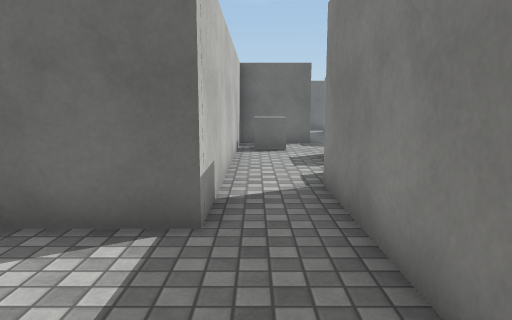
View 1 (above)

24 first-person views from a walk through a scene from a Unity 3-D project. The camera is 1.3 m above the floor, tilts 8° down and sees 70° across. The floor is counted in squares, 1 m on a side. Each view is taken from the middle of a square. On the plan, view 1 faces up. The plan holds only what a view shows up to about 15 squares ahead; the rest is blank. Surface patterns are stand-ins for the level's own textures.

View 2
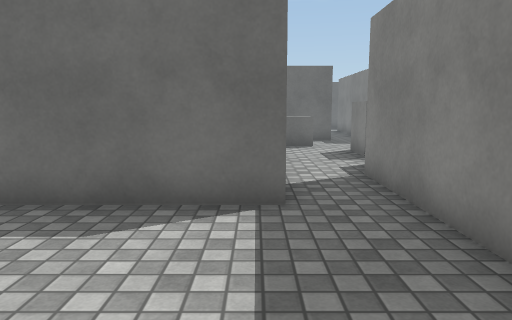

View 3
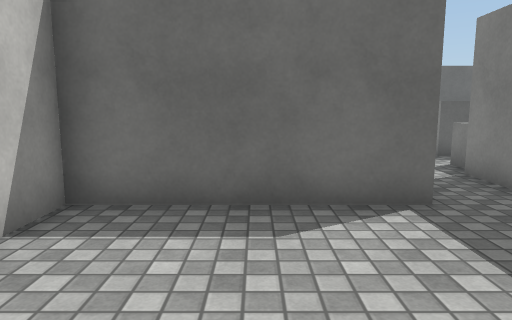

View 4
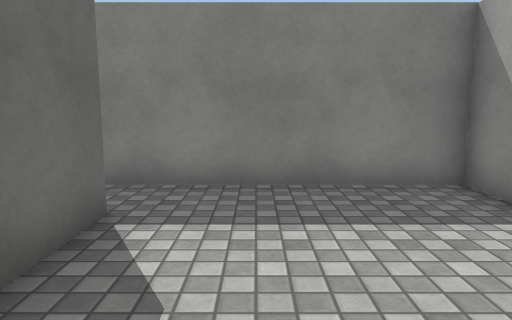

View 5
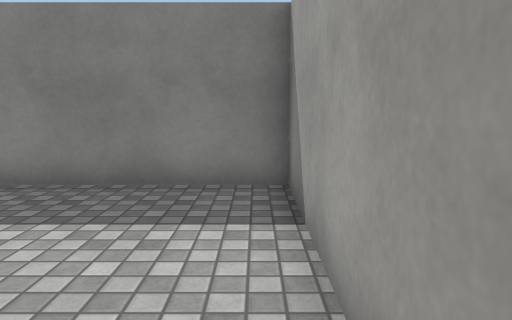

View 6
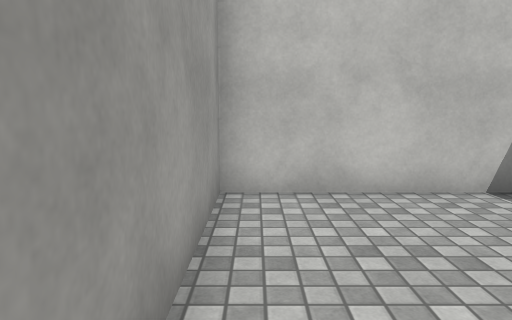

View 7
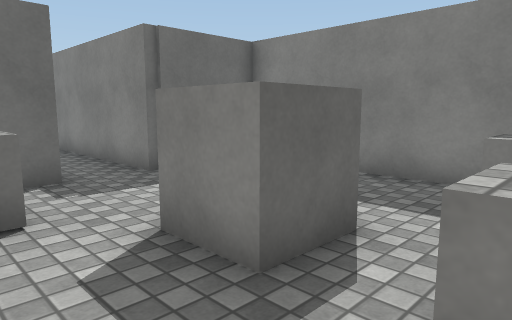

View 8
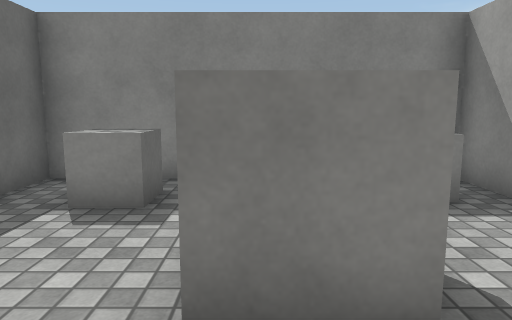

View 9
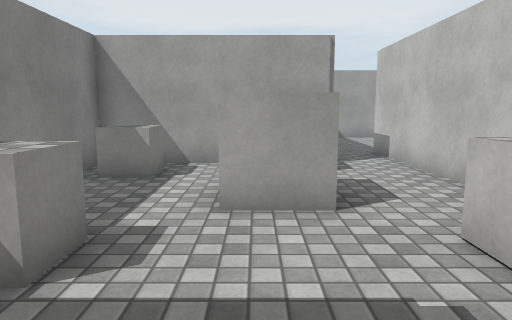

View 10
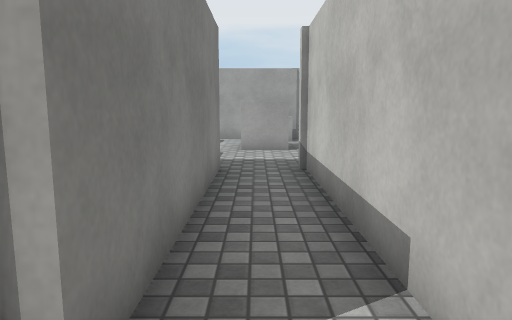

View 11
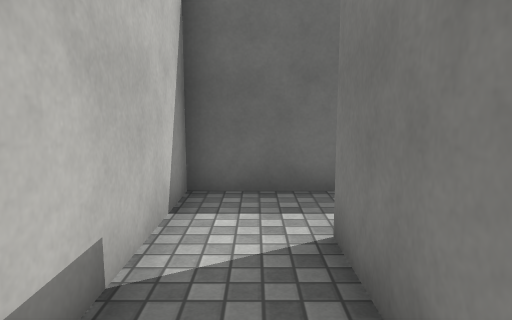

View 12
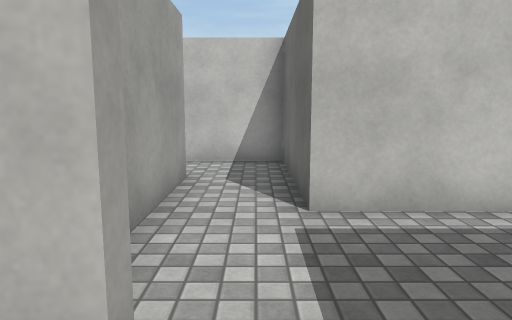

View 13
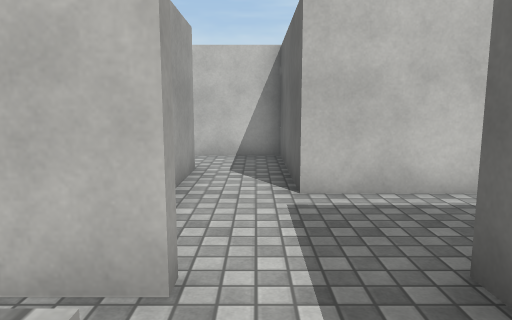

View 14
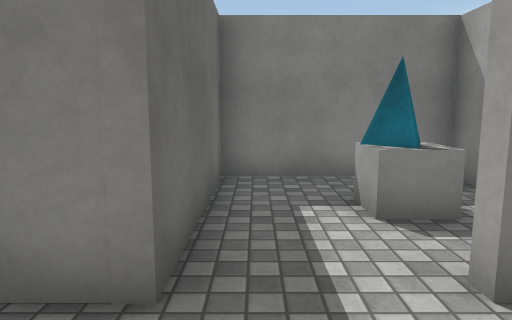

View 15
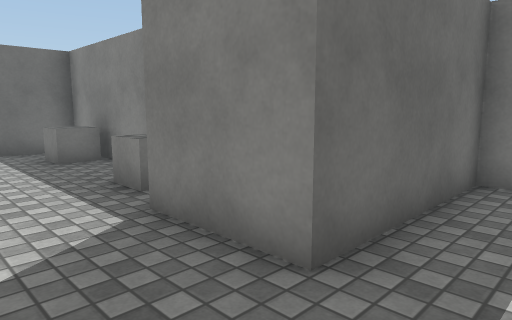

View 16
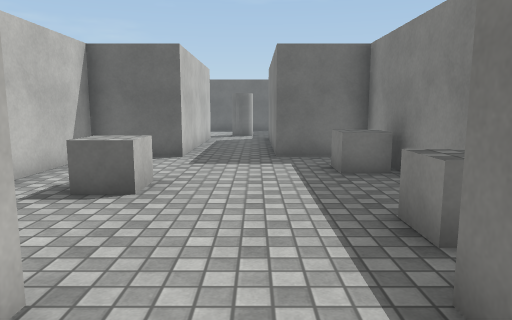

View 17
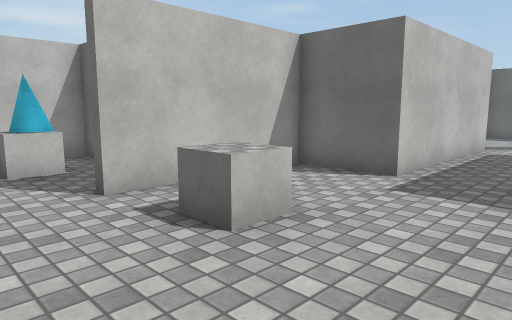

View 18
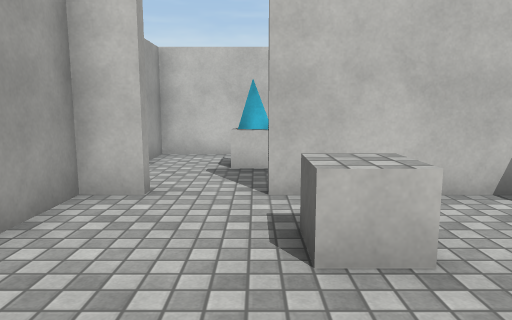

View 19
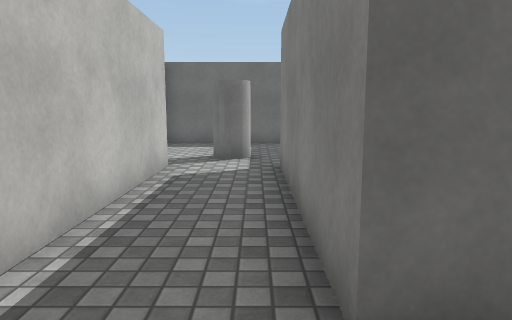

View 20
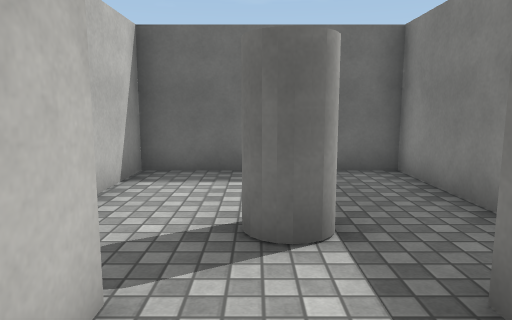

View 21
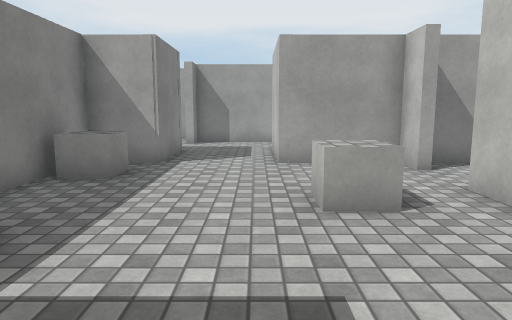

View 22
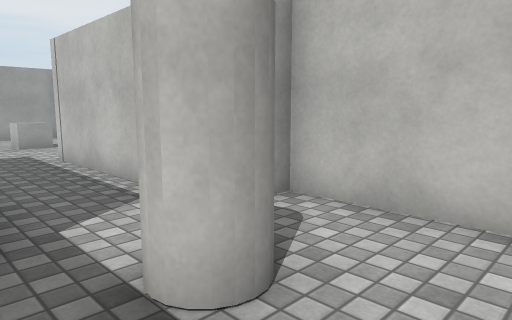

View 23
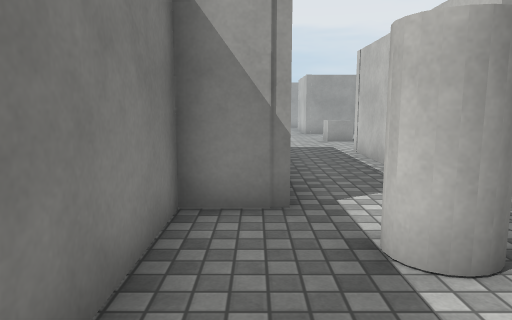

View 24
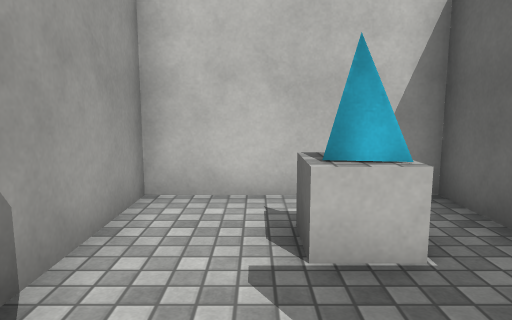

### Floor plan
Points are (right, up) in squares from view 1. A wall is a line through its corners. A room is listed if a view was taken in it or the views show most of it. See-through windows are left out.
Room 1 (views 1, 2, 3, 4, 5, 6)
walls: (-0.6, 6.5) (-0.6, 3.8) (-5.6, 3.8) (-5.6, -1.6) (1.2, -1.6) (1.2, 6.3)
ways out: opening at (0, 6) to room 2
Room 2 (views 7, 8, 9, 11)
walls: (1.2, 6.3) (6.8, 6.3) (6.8, 13.9) (3.8, 13.9) (3.8, 20.6); (1.9, 21.5) (1.9, 13.9) (-0.6, 13.9) (-0.6, 6.5)
ways out: opening at (0, 6) to room 1; opening at (3, 21) to room 3
objects: other object (0, 12) to (1, 12); other object (2, 7); other object (2, 9) to (3, 10); other object (5, 7) to (6, 8); other object (5, 12) to (6, 12)
Room 3 (view 10)
walls: (3.8, 20.6) (6.4, 20.6); (6.5, 22.7) (1.9, 22.7) (1.9, 21.5)
ways out: opening at (3, 21) to room 2; opening at (6, 22) to room 5
Room 4 (views 12, 13)
walls: (9.6, 21.5) (9.6, 20.2); (13, 19.3) (14, 19.3) (14, 23.7) (9.3, 23.7)
ways out: opening at (9, 22.5) to room 5
objects: other object (11, 21) to (12, 21)
Room 5 (views 14, 15, 16, 17, 18, 19, 20, 21, 24)
walls: (3.6, 27.4) (3.6, 26.3) (6.5, 26.3) (6.5, 22.7); (9.3, 23.7) (9.3, 26.3) (11, 26.3) (11, 33.8) (8.6, 33.8) (8.6, 40.3); (6.4, 20.6) (9.3, 20.6); (6, 40.4) (6, 33.8) (3.6, 33.8) (3.6, 29.1)
ways out: opening at (6, 22) to room 3; opening at (9, 22.5) to room 4; opening at (7.5, 40) to room 6; opening at (3, 28.5) to room 7
objects: other object (5, 30) to (6, 30); other object (10, 27) to (10, 28); other object (10, 31) to (10, 32)
Room 6 (views 22, 23)
walls: (8.6, 40.3) (10, 40.3) (10, 45.7) (4.6, 45.7) (4.6, 40.3) (5, 40.3)
ways out: opening at (7.5, 40) to room 5
objects: other object (7, 41) to (8, 42)
Room 7 (no view inside)
walls: (0.9, 29.4) (0.7, 28.5); (0.2, 30.8) (-1.4, 30.8) (-1.4, 26.3) (2.9, 26.3)
ways out: opening at (3, 28.5) to room 5
objects: other object (0, 29)

Where each view was taken, in squares from view 1:
view 1: 0 up, 0 right, facing up
view 2: 1 down, 1 left, facing up
view 3: 1 down, 3 left, facing up
view 4: 2 up, 5 left, facing right
view 5: 1 down, 5 left, facing right
view 6: 1 down, 0 right, facing left
view 7: 7 up, 0 right, facing up-right
view 8: 10 up, 0 right, facing right
view 9: 15 up, 3 right, facing down
view 10: 22 up, 3 right, facing down
view 11: 17 up, 3 right, facing up
view 12: 22 up, 11 right, facing left
view 13: 22 up, 12 right, facing left
view 14: 23 up, 7 right, facing right
view 15: 22 up, 7 right, facing up-right
view 16: 24 up, 8 right, facing up
view 17: 27 up, 9 right, facing up-left
view 18: 29 up, 9 right, facing left
view 19: 32 up, 8 right, facing up
view 20: 38 up, 7 right, facing up
view 21: 35 up, 7 right, facing down
view 22: 44 up, 9 right, facing down-left
view 23: 45 up, 9 right, facing down
view 24: 28 up, 4 right, facing left
